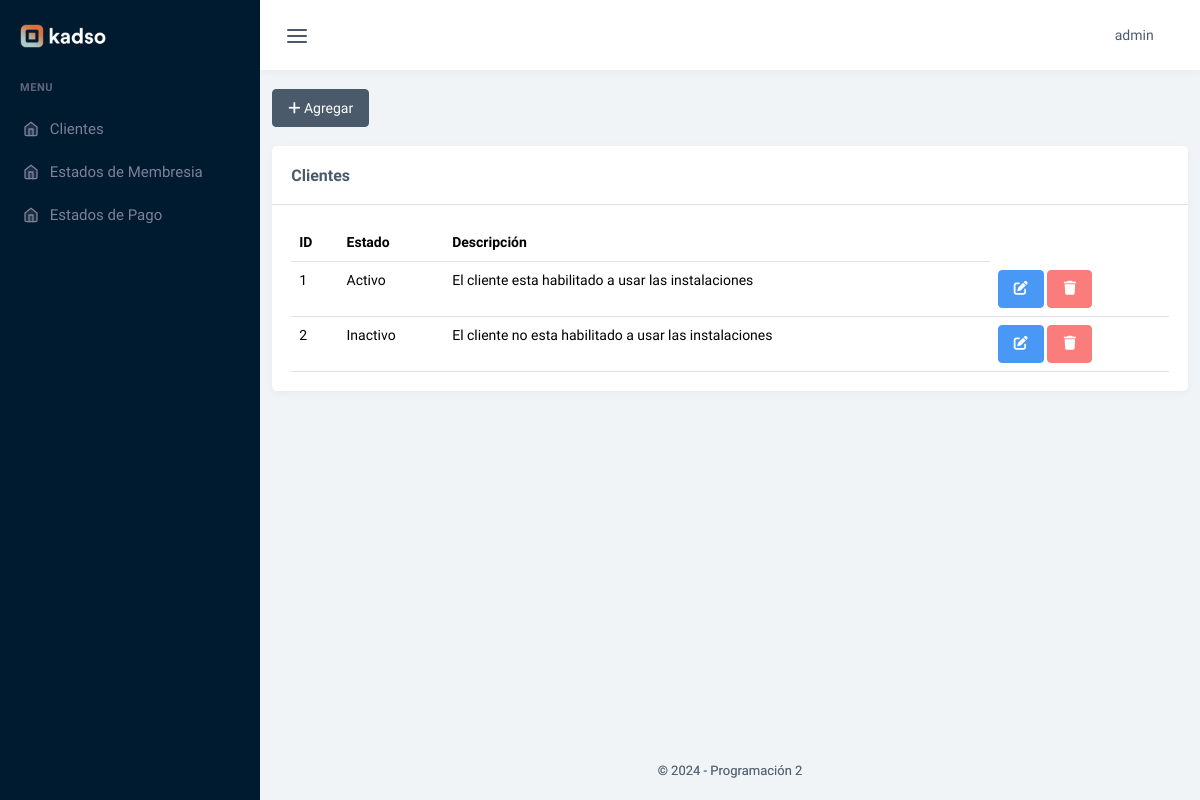
/estados_memb (signed in), run on an earlier commit of the app's database.
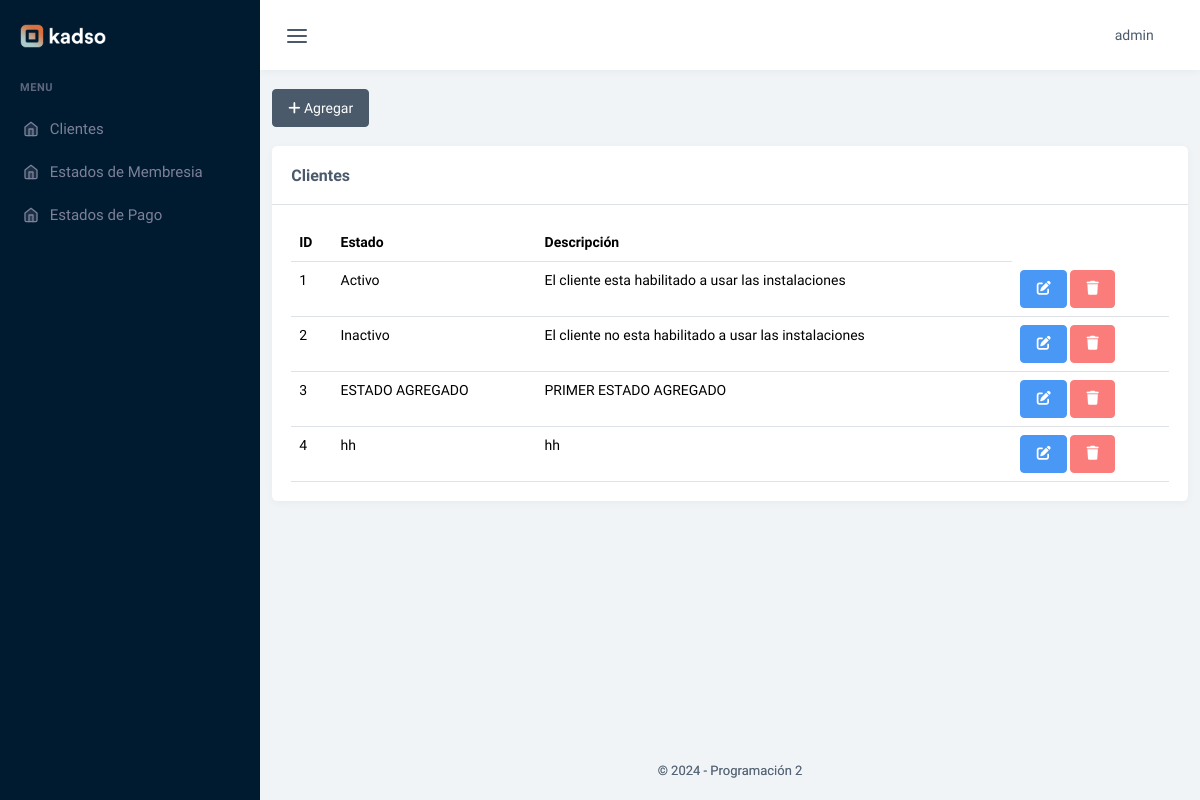
And on a later commit of the database.
### tables this page shows
CREATE TABLE `estados_membresias` (
  `id_estado_memb` int(11) NOT NULL,
  `estado_memb` varchar(20) NOT NULL,
  `desc_estado_memb` tinytext NOT NULL
);

### controladores/plantilla.controlador.php (called while the page is built)
<?php
class PlantillaControlador{
    public function verPlantilla(){
        include 'vistas/plantilla.php';
    }
    static public function url(){
        return "http://localhost/proyecto_final_pablo/";
    }
}

### index.php (called while the page is built, shortened)
<?php
require 'controladores/plantilla.controlador.php';
require 'controladores/usuarios.controlador.php';
require 'modelos/clientes.modelo.php';
require 'controladores/estados_membresia.controlador.php';
require 'modelos/estados_membresia.modelo.php';
$plantilla = new PlantillaControlador();
$plantilla -> verPlantilla();

### controladores/estados_membresia.controlador.php (called while the page is built, shortened)
<?php
class ControladorEstadosMembresia
{
    static public function ctrMostrarEstados($item, $valor)
    {
        $tabla = "estados_membresias";
        $respuesta = ModeloEstadosMembresia::mdlMostrarEstados($tabla, $item, $valor);
        return $respuesta;
    }
}

### modelos/conexion.php (called while the page is built, shortened)
<?php
class Conexion
{
    static public function conectar()
    {
        try {
            $link = new PDO(
                "mysql:host=" . self::HOST . ";dbname=" . self::DBNAME,
                self::USER,
                self::PASSWORD
            );
            $link->exec("set names utf8");
            return $link;
        } catch (PDOException $e) {
            die("Error en la conexión a la base de datos: " . $e->getMessage());
        }
    }
}

### modelos/estados_membresia.modelo.php (called while the page is built, shortened)
<?php
require_once 'conexion.php';
class ModeloEstadosMembresia
{
    static public function mdlMostrarEstados($tabla, $item, $valor)
    {
        if ($item != null) {
            try {
                $stmt = Conexion::conectar()->prepare("SELECT * FROM $tabla WHERE $item = :$item");
                $stmt->bindParam(":" . $item, $valor, PDO::PARAM_INT);
                $stmt->execute();
                return $stmt->fetch(PDO::FETCH_ASSOC);
            } catch (Exception $e) {
                return "Error: " . $e->getMessage();
            }
        } else {
            try {
                $stmt = Conexion::conectar()->prepare("SELECT * FROM estados_membresias");
                $stmt->execute();
                return $stmt->fetchAll(PDO::FETCH_ASSOC);
            } catch (Exception $e) {
                return "Error: " . $e->getMessage();
            }
        }
    }
}

### vistas/modulos/estados_memb.php (the view, shortened to what this page needs)
<?php
$estados_memb = ControladorEstadosMembresia::ctrMostrarEstados(null, null);
?>
<div class="col-xl-12 mt-3">
    <a class="btn btn-dark" href="agregar_estado_memb"><i class="fas fa-plus"></i> Agregar</a>
    <?php
    if (count($estados_memb) > 0) {
    ?>
        <div class="card mt-3">
            <div class="card-header">
                <h1 class="card-title mb-0">Clientes</h1>
            </div>
            <div class="card-body">
                <div class="table-responsive">
                    <table class="table table-hover mb-0">
                        <thead>
                            <tr>
                                <th scope="col">ID</th>
                                <th scope="col">Estado</th>
                                <th scope="col">Descripción</th>
                            </tr>
                        </thead>
                        <tbody>
                            <?php foreach ($estados_memb as $key => $value) { ?>
                                <tr>
                                    <td><?php echo $value["id_estado_memb"]; ?></td>
                                    <td><?php echo $value["estado_memb"]; ?></td>
                                    <td><?php echo $value["desc_estado_memb"]; ?></td>
                                    <td>
                                        <a href="editar_estado_memb/<?php echo $value["id_estado_memb"]; ?>" class="btn btn-primary"><i class="fas fa-edit"></i></a>
                                        <button type="button" class="btn btn-danger btnEliminarEstadoMemb" id_estado_memb_eliminar="<?php echo $value["id_estado_memb"]; ?>"><i class="fas fa-trash"></i></button>
                                    </td>
                                </tr>
                            <?php } ?>
                        </tbody>
                    </table>
                </div>
            </div>
        </div>
    <?php
    } else {
    ?>
        <h3>No hay clientes disponibles</h3>
    <?php
    }
    ?>
</div>

### vistas/plantilla.php (shortened to what this page needs)
<?php
$url = PlantillaControlador::url()
?>
<!DOCTYPE html>
<html lang="es">
    <head>
        <link href="<?php echo $url; ?>vistas/assets/css/app.min.css" rel="stylesheet" type="text/css" id="app-style" />
        <link  href="<?php echo $url; ?>vistas/assets/css/icons.min.css"  rel="stylesheet" type="text/css" />
        <link rel="stylesheet" href="https://cdnjs.cloudflare.com/ajax/libs/font-awesome/6.6.0/css/all.min.css" />
    </head>
<?php if(isset($_SESSION["iniciarSesion"] )) { ?>
    <body data-menu-color="dark" data-sidebar="default">
        <div id="app-layout">
            <?php include 'modulos/header.php'; ?>
            <?php include 'modulos/menu.php'; ?>
            <div class="content-page">
                <div class="content">
                    <?php
                    $paginasPermitidas = ["inicio",
                                         "agregar_cliente", "editar_cliente", "clientes",
                                          "estados_memb", "editar_estado_memb", "agregar_estado_memb",
                                          "estados_pago", "editar_estado_pago", "agregar_estado_pago",
                                           "salir"];
                    if (isset($_GET["pagina"]) && in_array(explode("/", $_GET["pagina"])[0], $paginasPermitidas)) {
                        include "vistas/modulos/" . explode("/", $_GET["pagina"])[0] . ".php";
                    } else {
                        include "vistas/modulos/404.php";
                    }
                    ?>
                </div>
                <?php include 'modulos/footer.php'; ?>
            </div>
                <?php include 'modulos/footer.php'; ?>
            </div>
    </body>
    <?php } else {
        include "vistas/modulos/login.php";
   } ?>
</html>

### vistas/modulos/header.php (shortened to what this page needs)
<div class="topbar-custom">
<div class="container-fluid">
    <div class="d-flex justify-content-between">
        <ul class="list-unstyled topnav-menu mb-0 d-flex align-items-center">
            <li>
                <button class="button-toggle-menu nav-link">
                    <i data-feather="menu" class="noti-icon"></i>
                </button>
            </li>
        </ul>
        <ul class="list-unstyled topnav-menu mb-0 d-flex align-items-center">
            <li class="dropdown notification-list topbar-dropdown">
                <a class="nav-link dropdown-toggle nav-user me-0" data-bs-toggle="dropdown" href="#" role="button" aria-haspopup="false" aria-expanded="false">
                    <span class="pro-user-name ms-1">
                        <?php echo $_SESSION["nombre"]; ?> <i class="mdi mdi-chevron-down"></i>
                    </span>
                </a>
            </li>
        </ul>
    </div>
</div>
</div>

### vistas/modulos/menu.php (shortened to what this page needs)
<div class="app-sidebar-menu">
    <div class="h-100" data-simplebar>
        <div id="sidebar-menu">
            <div class="logo-box">
                <a href="index.html" class="logo logo-light">
                    <span class="logo-lg">
                        <img src="vistas/assets/images/logo-light.png" alt="" height="24">
                    </span>
                </a>
            </div>
            <ul id="side-menu">
                <li class="menu-title">Menu</li>
                <li>
                    <a href="<?php echo $url; ?>clientes">
                        <i data-feather="home"></i>
                        <span> Clientes </span>
                    </a>
                    <a href="<?php echo $url; ?>estados_memb">
                        <i data-feather="home"></i>
                        <span> Estados de Membresia </span>
                    </a>
                    <a href="<?php echo $url; ?>estados_pago">
                        <i data-feather="home"></i>
                        <span> Estados de Pago </span>
                    </a>
                </li>
            </ul>
        </div>
    </div>
</div>

### vistas/modulos/footer.php
<footer class="footer">
    <div class="container-fluid">
        <div class="row">
            <div class="col fs-13 text-muted text-center">
                &copy; <script>document.write(new Date().getFullYear())</script> - Programación 2
            </div>
        </div>
    </div>
</footer>

What changed in the data, as far as the page shows it:
added estados_membresias: id_estado_memb "3", estado_memb "ESTADO AGREGADO", desc_estado_memb "PRIMER ESTADO AGREGADO"
added estados_membresias: id_estado_memb "4", estado_memb "hh", desc_estado_memb "hh"
